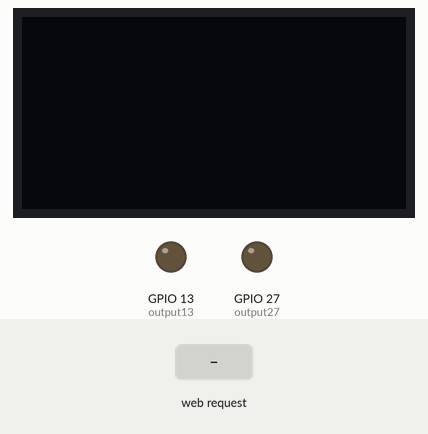
The program below on a simulated ESP32. Parts: 128×64 one-colour display, output pins drawn as LEDs (lit = HIGH). The test bench sets the inputs (shaded band). WiFi joins after 1.5 s; servers stay silent unless stated; what the program prints to the serial monitor is not drawn.

Above: at 7.8 s.
7.9 s: HTTP request GET /13/on received
At 8.7 s:
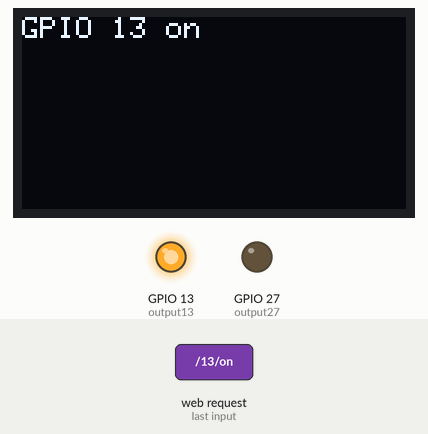
10.4 s: HTTP request GET /13/off received
At 10.9 s:
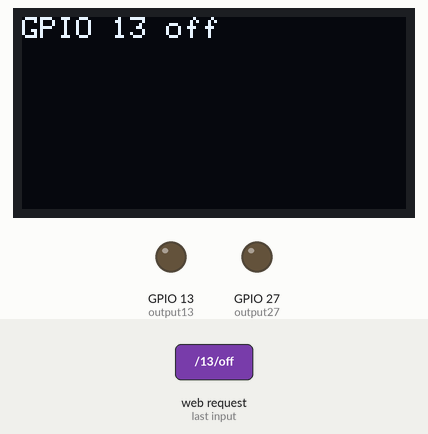
12.9 s: HTTP request GET /27/on received
At 14.1 s:
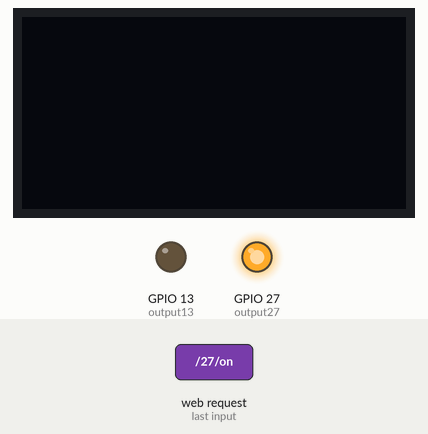
14.4 s: HTTP request GET /13/on received
At 16.6 s:
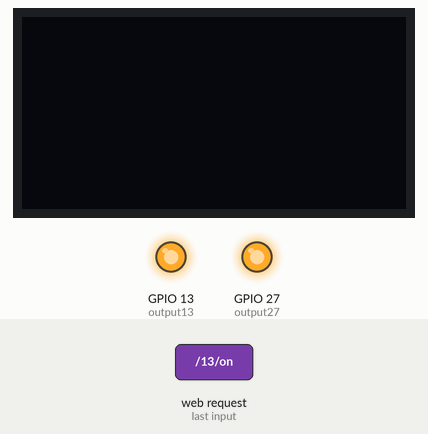
16.9 s: HTTP request GET /27/off received
At 17.3 s:
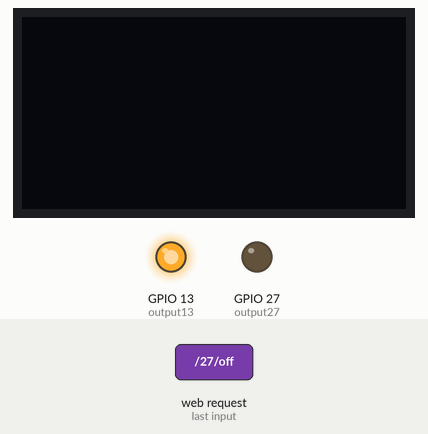
Timing chart, 0 to 19.4 s (numbered marks = the images above; inputs shaded):
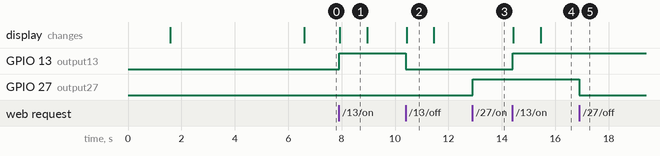

Measured:
- after the input at 7.9 s, GPIO 13 (output13): LOW → HIGH at once; the display: changes at once (image 1)
- after the input at 10.4 s, GPIO 13 (output13): HIGH → LOW at once; the display: changes at once (image 2)
- after the input at 12.9 s, GPIO 27 (output27): LOW → HIGH at once
- after the input at 14.4 s, GPIO 13 (output13): LOW → HIGH at once; the display: first changes at once (image 4 shows a later state)
- after the input at 16.9 s, GPIO 27 (output27): HIGH → LOW at once
- what the display in image 1 shows lasts 1.1 s, from 7.9 s to 9.0 s

The program:

main.cpp
```cpp
/*********
  Rui Santos
  Complete project details at http://randomnerdtutorials.com
*********/

// Load Wi-Fi library
#include <WiFi.h>

#include <Adafruit_GFX.h>
#include <Adafruit_SH110X.h>
#include <Adafruit_SHT4x.h>
//
Adafruit_SHT4x sht4 = Adafruit_SHT4x();

Adafruit_SH1107 display = Adafruit_SH1107(64, 128, &Wire);

// Replace with your network credentials
const char* ssid = "Pointless Forest";
const char* password = "561986609";

// Set web server port number to 80
WiFiServer server(80);
//
// Variable to store the HTTP request
String header;

// Auxiliar variables to store the current output state
String output13State = "off";
String output27State = "off";

// Assign output variables to GPIO pins
const int output13 = 13;
const int output27 = 27;

// Current time
unsigned long currentTime = millis();
// Previous time
unsigned long previousTime = 0;
// Define timeout time in milliseconds (example: 2000ms = 2s)
const long timeoutTime = 2000;

void setup() {
  Serial.begin(115200);
  display.begin(0x3C, true); // Address 0x3C default

  // Initialize the output variables as outputs
  pinMode(output13, OUTPUT);
  pinMode(output27, OUTPUT);
  // Set outputs to LOW
  digitalWrite(output13, LOW);
  digitalWrite(output27, LOW);

  display.clearDisplay();
  display.display();

  display.setRotation(1);
  // Connect to Wi-Fi network with SSID and password
  Serial.print("Connecting to ");
  Serial.println(ssid);
  WiFi.begin(ssid, password);
  while (WiFi.status() != WL_CONNECTED) {
    delay(500);
    Serial.print(".");
  }
  // Print local IP address and start web server
  Serial.println("");
  Serial.println("WiFi connected.");
  Serial.println("IP address: ");
  Serial.println(WiFi.localIP());

  display.setTextSize(1);
  display.setTextColor(SH110X_WHITE);
  display.setCursor(0,0);
  display.print("Connecting to SSID\n'");
  display.print("WiFi connected.\n");

  display.print("IP address: \n");
  display.setTextColor(SH110X_WHITE);
  display.println(WiFi.localIP());
  display.display(); // actually display all of the above
  delay(5000);
  display.clearDisplay();
  display.display();
  server.begin();

}

void loop(){
  WiFiClient client = server.available();   // Listen for incoming clients

  if (client) {                             // If a new client connects,
    currentTime = millis();
    previousTime = currentTime;
    Serial.println("New Client.");          // print a message out in the serial port
    String currentLine = "";                // make a String to hold incoming data from the client
    while (client.connected() && currentTime - previousTime <= timeoutTime) {  // loop while the client's connected
      currentTime = millis();
      if (client.available()) {             // if there's bytes to read from the client,
        char c = client.read();             // read a byte, then
        Serial.write(c);                    // print it out the serial monitor
        header += c;
        if (c == '\n') {                    // if the byte is a newline character
          // if the current line is blank, you got two newline characters in a row.
          // that's the end of the client HTTP request, so send a response:
          if (currentLine.length() == 0) {
            // HTTP headers always start with a response code (e.g. HTTP/1.1 200 OK)
            // and a content-type so the client knows what's coming, then a blank line:
            client.println("HTTP/1.1 200 OK");
            client.println("Content-type:text/html");
            client.println("Connection: close");
            client.println();

            // turns the GPIOs on and off
            if (header.indexOf("GET /13/on") >= 0) {
              Serial.println("GPIO 13 on");
              output13State = "on";
              digitalWrite(output13, HIGH);
              display.setCursor(0,0);
              display.println("GPIO 13 on");
              display.display();
            } else if (header.indexOf("GET /13/off") >= 0) {
              Serial.println("GPIO 13 off");
              output13State = "off";
              digitalWrite(output13, LOW);
              display.clearDisplay();
              display.setCursor(0,0);
              display.println("GPIO 13 off");
              display.display();
            } else if (header.indexOf("GET /27/on") >= 0) {
              Serial.println("GPIO 27 on");
              output27State = "on";
              digitalWrite(output27, HIGH);
            } else if (header.indexOf("GET /27/off") >= 0) {
              Serial.println("GPIO 27 off");
              output27State = "off";
              digitalWrite(output27, LOW);
            }

            // Display the HTML web page
            client.println("<!DOCTYPE html><html>");
            client.println("<head><meta name=\"viewport\" content=\"width=device-width, initial-scale=1\">");
            client.println("<link rel=\"icon\" href=\"data:,\">");
            // CSS to style the on/off buttons
            // Feel free to change the background-color and font-size attributes to fit your preferences
            client.println("<style>html { font-family: Helvetica; display: inline-block; margin: 0px auto; text-align: center;}");
            client.println(".button { background-color: #4CAF50; border: none; color: white; padding: 16px 40px;");
            client.println("text-decoration: none; font-size: 30px; margin: 2px; cursor: pointer;}");
            client.println(".button2 {background-color: #555555;}</style></head>");

            // Web Page Heading
            client.println("<body><h1>ESP32 Web Server</h1>");

            // Display current state, and ON/OFF buttons for GPIO 13
            client.println("<p>GPIO 13 - State " + output13State + "</p>");
            // If the output13State is off, it displays the ON button
            if (output13State=="off") {
              client.println("<p><a href=\"/13/on\"><button class=\"button\">ON</button></a></p>");
            } else {
              client.println("<p><a href=\"/13/off\"><button class=\"button button2\">OFF</button></a></p>");
            }

            // Display current state, and ON/OFF buttons for GPIO 27
            client.println("<p>GPIO 27 - State " + output27State + "</p>");
            // If the output27State is off, it displays the ON button
            if (output27State=="off") {
              client.println("<p><a href=\"/27/on\"><button class=\"button\">ON</button></a></p>");
            } else {
              client.println("<p><a href=\"/27/off\"><button class=\"button button2\">OFF</button></a></p>");
            }
            client.println("</body></html>");

            // The HTTP response ends with another blank line
            client.println();
            // Break out of the while loop
            break;
          } else { // if you got a newline, then clear currentLine
            currentLine = "";
          }
        } else if (c != '\r') {  // if you got anything else but a carriage return character,
          currentLine += c;      // add it to the end of the currentLine
        }
      }
    }
    // Clear the header variable
    header = "";
    // Close the connection
    client.stop();
    Serial.println("Client disconnected.");
    Serial.println("");
    delay(1000);
    display.clearDisplay();
    display.display();
  }
}
```
